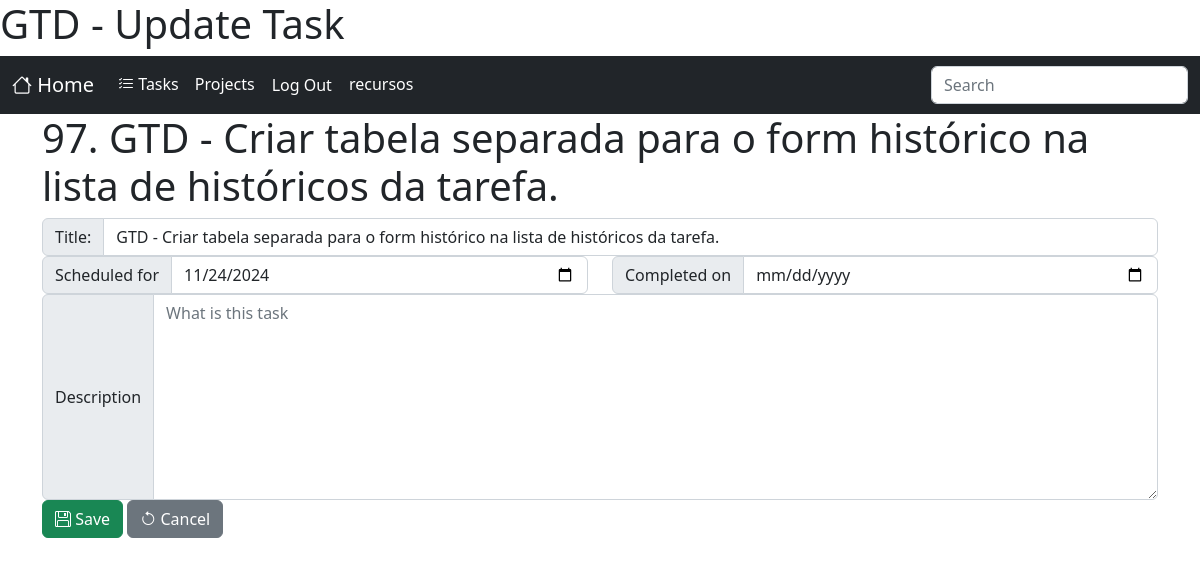
The page /tasks/task/97/update/?next=/tasks/display_tasks/ (signed in) on the database its author committed.
### tasks/models.py (models this page shows, shortened)
class Task(models.Model):
    title = models.CharField("Title", max_length=160)
    description = models.TextField("description", blank=True, null=True)
    dt_scheduled = models.DateTimeField("Scheduled for", blank=True, null=True, default=defautlSchedule)
    dt_completed = models.DateTimeField("Completed on", blank=True, null=True)
    dt_canceled  = models.DateTimeField("Completed on", blank=True, null=True)
    created = models.DateTimeField('Created', auto_now_add=True, null=True)
    modified = models.DateTimeField('Modified', auto_now=True, null=True)
    class Meta:
        verbose_name = 'Task'
        verbose_name_plural = 'Tasks'
        ordering = ['dt_completed','dt_scheduled']

### tasks/views.py (the view, shortened to what this page needs)
# urls.py: path('task/<int:pk>/update/', TaskUpdateView.as_view(), name='update_task'),
class TaskUpdateView(LoginRequiredMixin, UpdateView):
    template_name = 'tasks/update_task.html'
    model = Task
    fields = ['title', 'description', 'dt_scheduled', 'dt_completed']

### tasks/templates/tasks/update_task.html (shortened to what this page needs)
{% extends 'core.html' %}
{% load static %}
{% block content %}
<h1>{{object.pk}}. {{object.title}}</h1>
<form class="" method="post" action="{% url 'tasks:update_task' object.pk %}">
    <fieldset>
      <div class="row form-group{% if form.title.errors %} has-error {% endif %}">
        <div class="input-group">
            <label for="id_title" class="input-group-text">Title:</label><input type="text" class="form-control" name="title" id="id_title" placeholder="Insert a task and press <ENTER>" value="{{object.title}}">
        </div>
      </div>
      <div class="row">
          <div class="col-6 form-group{% if form.dt_scheduled.errors %} has-error {% endif %}">
            <div class="input-group">
                <label for="id_dt_scheduled" class="input-group-text">Scheduled for</label><input type="date" class="form-control" name="dt_scheduled" id="id_dt_scheduled" value="{{object.dt_scheduled|date:'Y-m-d'|default:''}}" placeholder="Date">
            </div>
          </div>
          <div class="col-6 form-group{% if form.dt_completed.errors %} has-error {% endif %}">
            <div class="input-group">
                <label for="id_dt_completed" class="input-group-text">Completed on</label><input type="date" class="form-control" name="dt_completed" id="id_dt_completed" value="{{object.dt_completed|date:'Y-m-d'|default:''}}" placeholder="Date">
            </div>
          </div>
      </div>
      <div class="row form-group{% if form.description.errors %} has-error {% endif %}">
        <div class="col input-group">
            <label class="input-group-text" for="id_description">Description</label>
            <textarea class="form-control" placeholder="What is this task" id="id_description" name="description" rows="8">{{object.description|default:''}}</textarea>
        </div>
      </div>
      <div class="row">
          <div class="col">
              <button class="btn btn-success" type="submit"><i class="bi bi-floppy"></i> Save</button>
              <button class="btn btn-secondary" type="reset"><i class="bi bi-arrow-counterclockwise"></i> Cancel</button>
          </div>
      </div>
    </fieldset>
</form>
{%endblock%}

### core/templates/core.html (shortened to what this page needs)
<!DOCTYPE html>
<html lang="en">
<head>
    <link href="https://cdn.jsdelivr.net/npm/bootstrap@5.2.3/dist/css/bootstrap.min.css" rel="stylesheet">
    <link rel="stylesheet" href="https://cdn.jsdelivr.net/npm/bootstrap-icons@1.11.3/font/bootstrap-icons.min.css">
</head>
<body>
  <header>
      <h1>
      </h1>
  </header>
  <nav class="navbar navbar-expand-sm navbar-dark bg-dark">
    <div class="container-fluid">
        <a class="navbar-brand" href="{% url 'index' %}"><i class="bi bi-house"></i> Home</a>
        <div class="collapse navbar-collapse" id="navbarSupportedContent">
            <ul class="navbar-nav me-auto mb-2 mb-lg-0">
                {% block nav %}
                    <li class="nav-item">
                      <a class="nav-link active" aria-current="page" href="{% url 'tasks:index' %}"><i class="bi bi-list-check"></i> Tasks</a>
                    </li>
                    <li class="nav-item">
                        <a class="nav-link active" aria-current="page" href="{% url 'tasks:index' %}">Projects</a>
                    </li>
                {% endblock %}
                {% if user.is_authenticated %}
                    <li class="nav-item">
                        <form action="{% url 'logout' %}" method="post">{% csrf_token %}<button type="submit" class="nav-link active btn btn-link" aria-current="page">Log Out</button></form>
                    </li>
                    <li class="nav-item">
                      <a class="nav-link active" aria-current="page" href="#">{{ user.username }}</a>
                    </li>
                {% else %}
                    <li class="nav-item">
                      <a class="nav-link active" aria-current="page" href="{% url 'login' %}">login</a>
                    </li>
                {% endif %}
            </ul>
            <form role="search">
                <input class="form-control" type="search" placeholder="Search" aria-label="Search">
            </form>
        </div>
    </div>
  </nav>
  <main class="container">
    {% block content %}{% endblock %}
  </main>
</body>
</html>

### rows shown on the page
Task: pk "97", title "GTD - Criar tabela separada para o form histórico na lista de históricos da tarefa.", dt_scheduled "11/24/2024"

### other values the page prints
{{ user.username }} "recursos"
